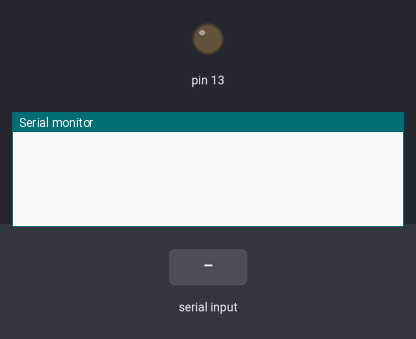
The sketch below on a simulated Arduino Uno, built with avr-gcc and run on an emulated ATmega328P. On the bench: output pins drawn as LEDs (lit = HIGH), the last lines printed to the serial monitor. The inputs (shaded band) are chosen by the test bench.

Above: at 1.2 s.
1.3 s: "s" received over Serial
At 2.4 s:
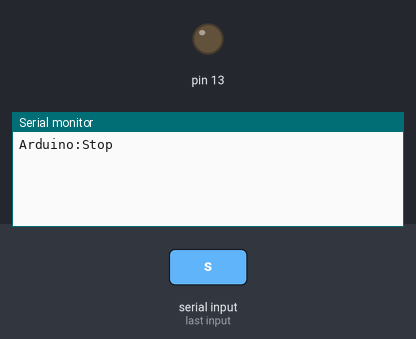
3.0 s: "f" received over Serial
At 4.0 s:
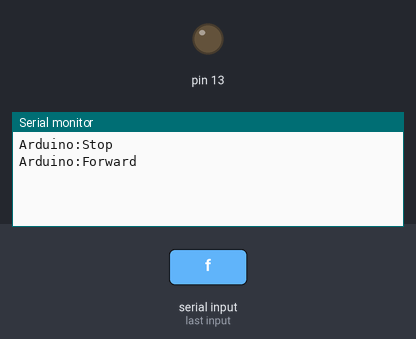
5.0 s: "b" received over Serial
At 6.7 s:
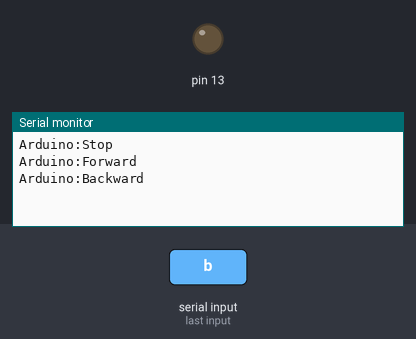

The sketch:

nano_code.ino
```cpp
char c;

void setup() {
    Serial.begin(9600);
    pinMode(13, OUTPUT);
}

void loop() {
  if(Serial.available())
  {
    c = Serial.read();

    if(c == 's')
    {
      Serial.println("Arduino:Stop");
    }

    if(c == 'f')
    {
      Serial.println("Arduino:Forward");
    }

    if(c == 'b')
    {
      Serial.println("Arduino:Backward");
    }

    if(c == 'r')
    {
      Serial.println("Arduino:Right");
    }

    if(c == 'l')
    {
      Serial.println("Arduino:Left");
    }
  }

  delay(500);

}
```

Measured:
- after the input at 1.3 s, the serial monitor: prints a new line after 0.20 s (image 1)
- after the input at 3.0 s, the serial monitor: prints a new line after 0.50 s (image 2)
- after the input at 5.0 s, the serial monitor: prints a new line after 0.50 s (image 3)
